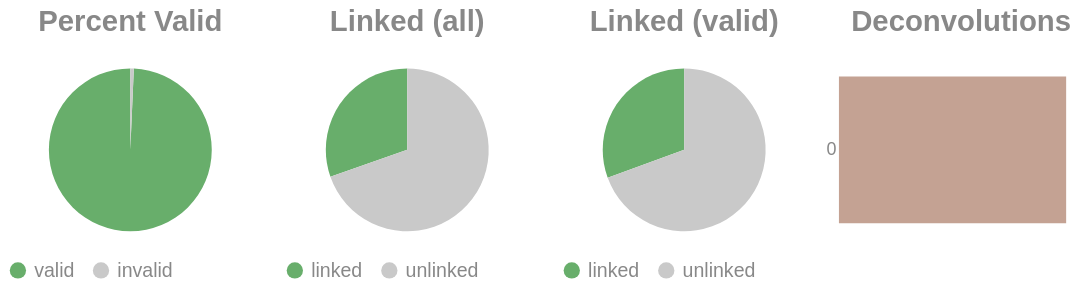

Notebook code cell kept with this figure:
### Code cell
if SKIPLR:
    pass
else:
    clash = Counter()
    for i in valids['molecule'].to_list():
        _mol = i.split("-")
        if len(_mol) == 1:
            clash.update('0')
        else:
            clash.update(_mol[-1])

    _d = {"deconvolutions": [], 'count': []}
    for k,v in clash.items():
        _d['deconvolutions'].append(k)
        _d['count'].append(v)

    tot_valid = valids['reads'].sum()
    mask = valids['reads'] >= 2
    n_linked_reads = valids.filter(mask)['reads'].sum()
    if n_linked_reads == 0:
        print_html("No linked molecules (>=2 reads) were detected; skipping linked-only distributions.")
        SKIPLR = True
    else:
        perc_valid = round(tot_valid / n_reads, 4)
        linked_perc_abs = round(n_linked_reads / n_reads, 4)
        linked_perc = round(n_linked_reads / tot_valid, 4)

    _valid = pl.DataFrame({"valids": ['valid', 'invalid'], "count": [tot_valid, n_reads - tot_valid]})
    _linked_abs = pl.DataFrame({"linked (absolute)": ['linked', 'unlinked'], "count": [n_linked_reads, n_reads - n_linked_reads]})
    _linked_rel = pl.DataFrame({"linked (valids)": ['linked', 'unlinked'], "count": [n_linked_reads, tot_valid - n_linked_reads]})

    (
        alt.hconcat(
            piechart(_valid, goodval = 'valid', title = "Percent Valid"),
            piechart(_linked_abs, goodval = "linked", title =  "Linked (all)"),
            piechart(_linked_rel, goodval = "linked", title =  "Linked (valid)"),
            convolutionbar(pl.DataFrame(_d), title = "Deconvolutions"),
            center = True,
            bounds = 'flush'
        )
        .resolve_scale(color='independent')
        .resolve_legend('independent')
        .properties(usermeta={'embedOptions': {"actions": False}})
    ).display()

### Figure 1 — Vega-Lite specification as saved in the notebook (floating-point values rounded to 4 significant figures)
{"width": "container", "height": 400, "config": {"title": {"anchor": "start", "dy": -15, "fontSize": 18, "color": "#888888", "subtitleColor": "#888888", "subtitleFontSize": 14}, "arc": {"fill": "#0072B2"}, "axis": {"domainColor": "#888888", "domainWidth": 0.5, "gridWidth": 0.2, "grid": false, "titleFontWeight": 400, "titleFontSize": 15, "labelFontSize": 11, "labelColor": "#888888", "tickColor": "#888888", "tickWidth": 0.2, "titleColor": "#888888"}, "axisBand": {"grid": false}, "axisX": {"grid": true, "tickSize": 10, "domainCap": "round"}, "axisY": {"domain": false, "grid": true, "tickSize": 0, "domainCap": "round"}, "background": "transparent", "header": {"labelFontSize": 15, "labelColor": "#888888", "titleFontSize": 15, "titleFontWeight": 600, "titleColor": "#888888"}, "legend": {"labelFont": "sans-serif", "labelFontSize": 12, "labelColor": "#888888", "symbolSize": 100, "symbolType": "circle", "titleFontSize": 12, "titlePadding": 10, "titleColor": "#888888", "title": null}, "range": {"category": ["#E69F00", "#56B4E9", "#009E73", "#F0E442", "#0072B2", "#D55E00", "#CC79A7", "#000000"], "diverging": ["#cfe8f3", "#a2d4ec", "#73bfe2", "#46abdb", "#1696d2", "#12719e"]}, "area": {"fill": "#0072B2", "fillOpacity": 0.7, "line": true, "strokeOpacity": 0.7}, "line": {"color": "#0072B2", "stroke": "#0072B2", "strokeWidth": 2}, "trail": {"color": "#0072B2", "stroke": "#0072B2", "strokeWidth": 0, "size": 1}, "point": {"filled": true, "fillOpacity": 1.0, "size": 95}, "text": {"color": "#888888", "fontSize": 11, "align": "right", "fontWeight": 400, "size": 11}, "bar": {"fill": "#0072B2", "stroke": null}, "view": {"stroke": null, "continuousWidth": 660, "continuousHeight": 400}}, "hconcat": [{"data": {"name": "data-bf1022d7dd559233b9c7ca8052961999"}, "mark": {"type": "arc"}, "encoding": {"color": {"field": "valids", "legend": {"orient": "bottom", "title": null}, "scale": {"domain": ["valid", "invalid"], "range": ["#68ae6b", "#C9C9C9"]}, "title": "Valids", "type": "nominal"}, "theta": {"field": "count", "type": "quantitative"}, "tooltip": [{"field": "valids", "title": "Valids", "type": "ordinal"}, {"field": "percent", "format": ".2%", "title": "Percent", "type": "quantitative"}, {"field": "count", "title": "Count", "type": "quantitative"}]}, "height": 100, "title": {"text": "Percent Valid", "align": "center", "anchor": "middle"}, "transform": [{"calculate": "datum.count / 9104940", "as": "percent"}], "width": 150}, {"data": {"name": "data-b5f01282f5174a6f282b7d73ce46f596"}, "mark": {"type": "arc"}, "encoding": {"color": {"field": "linked (absolute)", "legend": {"orient": "bottom", "title": null}, "scale": {"domain": ["linked", "unlinked"], "range": ["#68ae6b", "#C9C9C9"]}, "title": "Linked (Absolute)", "type": "nominal"}, "theta": {"field": "count", "type": "quantitative"}, "tooltip": [{"field": "linked (absolute)", "title": "Linked (Absolute)", "type": "ordinal"}, {"field": "percent", "format": ".2%", "title": "Percent", "type": "quantitative"}, {"field": "count", "title": "Count", "type": "quantitative"}]}, "height": 100, "title": {"text": "Linked (all)", "align": "center", "anchor": "middle"}, "transform": [{"calculate": "datum.count / 9104940", "as": "percent"}], "width": 150}, {"data": {"name": "data-9243fb3b25705bea517fd5093cb377a7"}, "mark": {"type": "arc"}, "encoding": {"color": {"field": "linked (valids)", "legend": {"orient": "bottom", "title": null}, "scale": {"domain": ["linked", "unlinked"], "range": ["#68ae6b", "#C9C9C9"]}, "title": "Linked (Valids)", "type": "nominal"}, "theta": {"field": "count", "type": "quantitative"}, "tooltip": [{"field": "linked (valids)", "title": "Linked (Valids)", "type": "ordinal"}, {"field": "percent", "format": ".2%", "title": "Percent", "type": "quantitative"}, {"field": "count", "title": "Count", "type": "quantitative"}]}, "height": 100, "title": {"text": "Linked (valid)", "align": "center", "anchor": "middle"}, "transform": [{"calculate": "datum.count / 9042310", "as": "percent"}], "width": 150}, {"data": {"name": "data-d65cea26f4077cdcd7bb6ed43cb83cf0"}, "mark": {"type": "bar"}, "encoding": {"color": {"field": "deconvolutions", "legend": null, "scale": {"scheme": "lightgreyred"}, "type": "nominal"}, "tooltip": [{"field": "deconvolutions", "title": "Deconvolutions", "type": "ordinal"}, {"field": "percent", "format": ".2%", "title": "Percent", "type": "quantitative"}, {"field": "count", "title": "Count", "type": "quantitative"}], "x": {"axis": null, "field": "count", "type": "quantitative"}, "y": {"field": "deconvolutions", "sort": "ascending", "title": null, "type": "nominal"}}, "height": 100, "title": {"text": "Deconvolutions", "align": "center", "anchor": "middle"}, "transform": [{"calculate": "datum.count / 7439051", "as": "percent"}], "width": 150}], "bounds": "flush", "center": true, "resolve": {"legend": {"angle": "independent"}, "scale": {"color": "independent"}}, "usermeta": {"embedOptions": {"actions": false}}, "$schema": "https://vega.github.io/schema/vega-lite/v6.1.0.json", "datasets": {"data-bf1022d7dd559233b9c7ca8052961999": [{"valids": "valid", "count": 9042310}, {"valids": "invalid", "count": 62630}], "data-b5f01282f5174a6f282b7d73ce46f596": [{"linked (absolute)": "linked", "count": 2765053}, {"linked (absolute)": "unlinked", "count": 6339887}], "data-9243fb3b25705bea517fd5093cb377a7": [{"linked (valids)": "linked", "count": 2765053}, {"linked (valids)": "unlinked", "count": 6277257}], "data-d65cea26f4077cdcd7bb6ed43cb83cf0": [{"deconvolutions": "0", "count": 7439051}]}}
